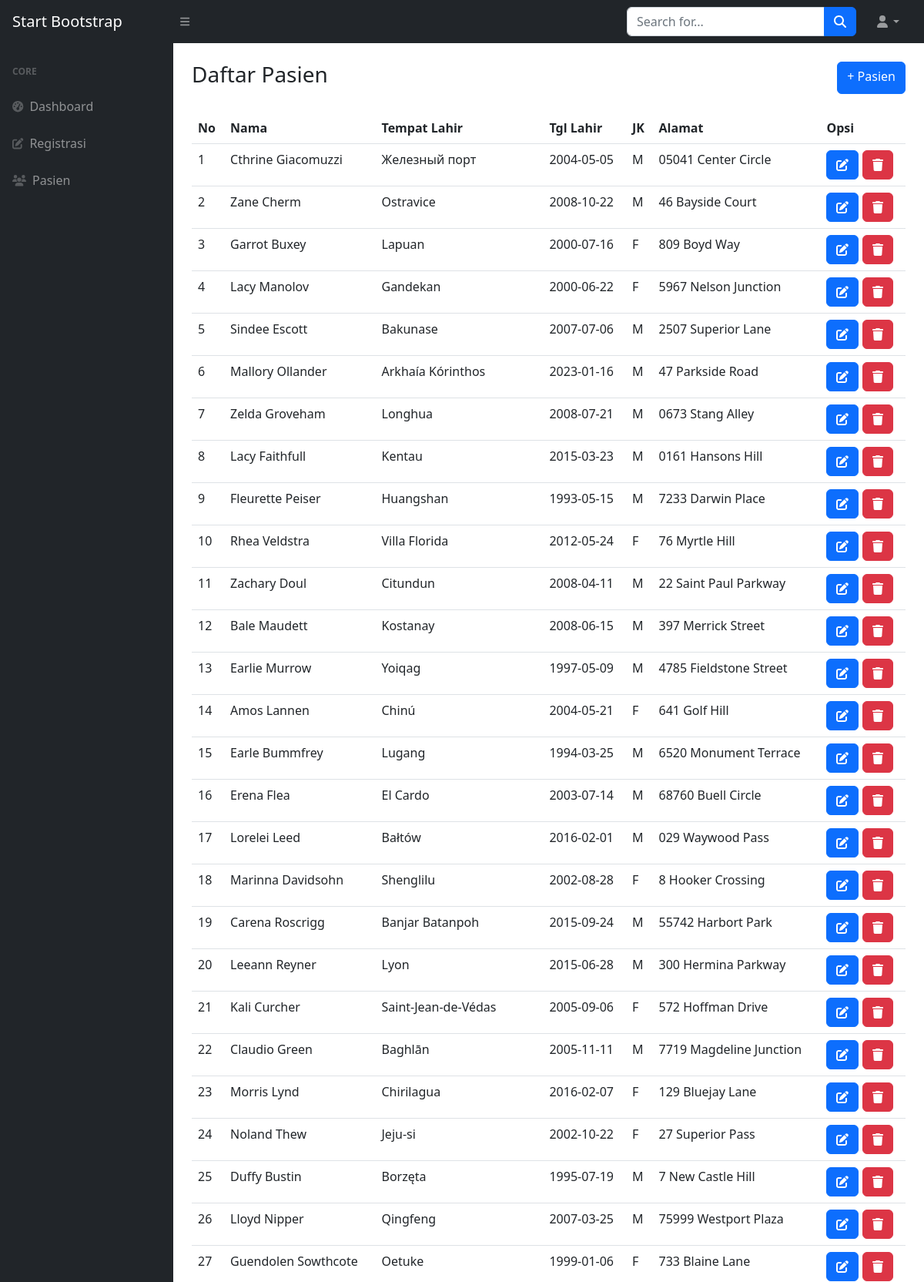
The app's page /pasien.php (upper part) with its own data.
### tables this page shows
CREATE TABLE `pasien` (
  `id` int(11) NOT NULL,
  `nama` varchar(45) NOT NULL,
  `kode` varchar(45) DEFAULT NULL,
  `tmp_lahir` varchar(30) DEFAULT NULL,
  `tgl_lahir` date DEFAULT NULL,
  `gender` char(1) DEFAULT NULL,
  `email` varchar(50) DEFAULT NULL,
  `alamat` varchar(100) DEFAULT NULL,
  `kelurahan_id` int(11) DEFAULT NULL
);

### pasien.php (the view)
<?php
include_once('top.php');
include_once('menu.php');
include_once('koneksi.php');
$query = "SELECT * FROM pasien";
$pasiens = $dbh->query($query);
?>
<main>
    <div class="container-fluid px-4">
        <div class="d-flex mt-4">
            <h3>Daftar Pasien</h3>
            <a href="#" class="btn btn-primary ms-auto">+ Pasien</a>
        </div>
        <table class="table mt-4">
            <tr>
            <th>No</th>
                <th>Nama</th>
                <th>Tempat Lahir</th>
                <th>Tgl Lahir</th>
                <th>JK</th>
                <th>Alamat</th>
                <th>Opsi</th>
            </tr>
            <?php
            $no = 0;
            foreach($pasiens as $pasien) :
            ?>
                <tr>
                    <td><?= $no += 1; ?></td>
                    <td><?= $pasien['nama'] ?></td>
                    <td><?= $pasien['tmp_lahir'] ?></td>
                    <td><?= $pasien['tgl_lahir'] ?></td>
                    <td><?= $pasien['gender'] ?></td>
                    <td><?= $pasien['alamat'] ?></td>
                    <td>
                        <a href="#" class="btn btn-primary">
                            <i class="fas fa-edit"></i>
                         </a>
                        <a href="#" class="btn btn-danger">
                            <i class="fas fa-trash"></i>
                         </a>
                    </td>
                </tr>
            <?php endforeach; ?>
        </table>
    </div>
</main>
<?php
include_once('bottom.php');
?>

### top.php (shortened to what this page needs)
<!DOCTYPE html>
<html lang="en">
    <head>
        <link href="template/css/styles.css" rel="stylesheet" />
    </head>
    <body>
        <nav class="sb-topnav navbar navbar-expand navbar-dark bg-dark">
            <a class="navbar-brand ps-3" href="index.html">Start Bootstrap</a>
            <button class="btn btn-link btn-sm order-1 order-lg-0 me-4 me-lg-0" id="sidebarToggle" href="#!"><i class="fas fa-bars"></i></button>
            <form class="d-none d-md-inline-block form-inline ms-auto me-0 me-md-3 my-2 my-md-0">
                <div class="input-group">
                    <input class="form-control" type="text" placeholder="Search for..." aria-label="Search for..." aria-describedby="btnNavbarSearch" />
                    <button class="btn btn-primary" id="btnNavbarSearch" type="button"><i class="fas fa-search"></i></button>
                </div>
            </form>
            <ul class="navbar-nav ms-auto ms-md-0 me-3 me-lg-4">
                <li class="nav-item dropdown">
                    <a class="nav-link dropdown-toggle" id="navbarDropdown" href="#" role="button" data-bs-toggle="dropdown" aria-expanded="false"><i class="fas fa-user fa-fw"></i></a>
                </li>
            </ul>
        </nav>

### menu.php (shortened to what this page needs)
<div id="layoutSidenav">
    <div id="layoutSidenav_nav">
        <nav class="sb-sidenav accordion sb-sidenav-dark" id="sidenavAccordion">
            <div class="sb-sidenav-menu">
                <div class="nav">
                    <div class="sb-sidenav-menu-heading">Core</div>
                    <a class="nav-link" href="index.php">
                        <div class="sb-nav-link-icon"><i class="fas fa-tachometer-alt"></i></div>
                        Dashboard
                    </a>
                    <a class="nav-link" href="registrasi.php">
                        <div class="sb-nav-link-icon"><i class="fas fa-edit"></i></div>
                        Registrasi
                    </a>
                    <a class="nav-link" href="pasien.php">
                        <div class="sb-nav-link-icon"><i class="fas fa-users"></i></div>
                        Pasien
                    </a>
                </div>
            </div>
        </nav>
    </div>
    <div id="layoutSidenav_content">

### bottom.php (shortened to what this page needs)
</div>
</div>
</body>
</html>

### records on screen
pasien: no "1", nama "Cthrine Giacomuzzi", tmp_lahir "Железный порт", tgl_lahir "2004-05-05", gender "M", alamat "05041 Center Circle"
pasien: no "2", nama "Zane Cherm", tmp_lahir "Ostravice", tgl_lahir "2008-10-22", gender "M", alamat "46 Bayside Court"
pasien: no "3", nama "Garrot Buxey", tmp_lahir "Lapuan", tgl_lahir "2000-07-16", gender "F", alamat "809 Boyd Way"
pasien: no "4", nama "Lacy Manolov", tmp_lahir "Gandekan", tgl_lahir "2000-06-22", gender "F", alamat "5967 Nelson Junction"
pasien: no "5", nama "Sindee Escott", tmp_lahir "Bakunase", tgl_lahir "2007-07-06", gender "M", alamat "2507 Superior Lane"
pasien: no "6", nama "Mallory Ollander", tmp_lahir "Arkhaía Kórinthos", tgl_lahir "2023-01-16", gender "M", alamat "47 Parkside Road"
pasien: no "7", nama "Zelda Groveham", tmp_lahir "Longhua", tgl_lahir "2008-07-21", gender "M", alamat "0673 Stang Alley"
pasien: no "8", nama "Lacy Faithfull", tmp_lahir "Kentau", tgl_lahir "2015-03-23", gender "M", alamat "0161 Hansons Hill"
pasien: no "9", nama "Fleurette Peiser", tmp_lahir "Huangshan", tgl_lahir "1993-05-15", gender "M", alamat "7233 Darwin Place"
pasien: no "10", nama "Rhea Veldstra", tmp_lahir "Villa Florida", tgl_lahir "2012-05-24", gender "F", alamat "76 Myrtle Hill"
pasien: no "11", nama "Zachary Doul", tmp_lahir "Citundun", tgl_lahir "2008-04-11", gender "M", alamat "22 Saint Paul Parkway"
pasien: no "12", nama "Bale Maudett", tmp_lahir "Kostanay", tgl_lahir "2008-06-15", gender "M", alamat "397 Merrick Street"
pasien: no "13", nama "Earlie Murrow", tmp_lahir "Yoiqag", tgl_lahir "1997-05-09", gender "M", alamat "4785 Fieldstone Street"
pasien: no "14", nama "Amos Lannen", tmp_lahir "Chinú", tgl_lahir "2004-05-21", gender "F", alamat "641 Golf Hill"
pasien: no "15", nama "Earle Bummfrey", tmp_lahir "Lugang", tgl_lahir "1994-03-25", gender "M", alamat "6520 Monument Terrace"
pasien: no "16", nama "Erena Flea", tmp_lahir "El Cardo", tgl_lahir "2003-07-14", gender "M", alamat "68760 Buell Circle"
pasien: no "17", nama "Lorelei Leed", tmp_lahir "Bałtów", tgl_lahir "2016-02-01", gender "M", alamat "029 Waywood Pass"
pasien: no "18", nama "Marinna Davidsohn", tmp_lahir "Shenglilu", tgl_lahir "2002-08-28", gender "F", alamat "8 Hooker Crossing"
pasien: no "19", nama "Carena Roscrigg", tmp_lahir "Banjar Batanpoh", tgl_lahir "2015-09-24", gender "M", alamat "55742 Harbort Park"
pasien: no "20", nama "Leeann Reyner", tmp_lahir "Lyon", tgl_lahir "2015-06-28", gender "M", alamat "300 Hermina Parkway"
pasien: no "21", nama "Kali Curcher", tmp_lahir "Saint-Jean-de-Védas", tgl_lahir "2005-09-06", gender "F", alamat "572 Hoffman Drive"
pasien: no "22", nama "Claudio Green", tmp_lahir "Baghlān", tgl_lahir "2005-11-11", gender "M", alamat "7719 Magdeline Junction"
pasien: no "23", nama "Morris Lynd", tmp_lahir "Chirilagua", tgl_lahir "2016-02-07", gender "F", alamat "129 Bluejay Lane"
pasien: no "24", nama "Noland Thew", tmp_lahir "Jeju-si", tgl_lahir "2002-10-22", gender "F", alamat "27 Superior Pass"
pasien: no "25", nama "Duffy Bustin", tmp_lahir "Borzęta", tgl_lahir "1995-07-19", gender "M", alamat "7 New Castle Hill"
pasien: no "26", nama "Lloyd Nipper", tmp_lahir "Qingfeng", tgl_lahir "2007-03-25", gender "M", alamat "75999 Westport Plaza"
pasien: no "27", nama "Guendolen Sowthcote", tmp_lahir "Oetuke", tgl_lahir "1999-01-06", gender "F", alamat "733 Blaine Lane"
